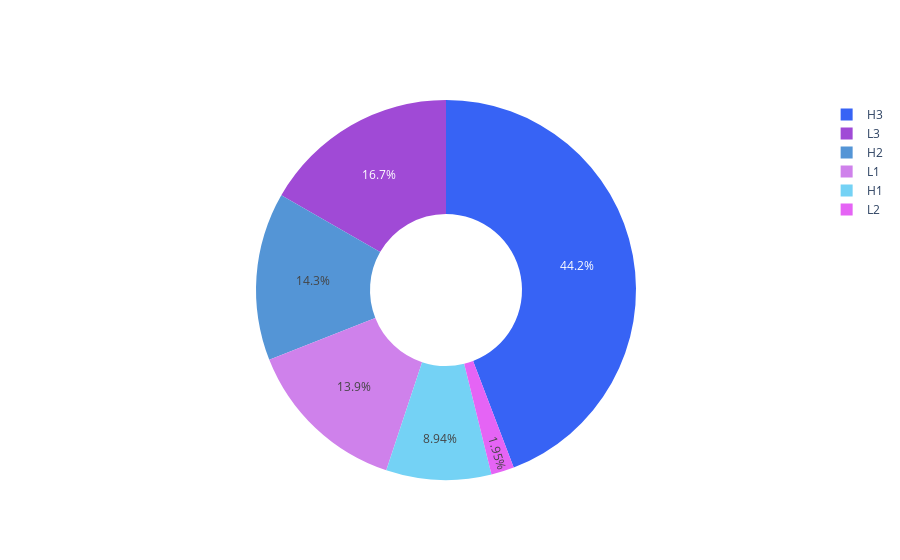

The notebook cell this image was saved under:
### Markdown cell above
### origin_of_the_carbons_from_the_biggest_hydrophobic_cluster

### Code cell
fig = go.Figure(data = go.Pie(labels = ['H1', 'H2', 'H3', 'L1', 'L2', 'L3'], 
    values = [cdr_dict_big_cluster['H1'], cdr_dict_big_cluster['H2'],
    cdr_dict_big_cluster['H3'], cdr_dict_big_cluster['L1']+cdr_dict_big_cluster['K1'],
    cdr_dict_big_cluster['L2']+cdr_dict_big_cluster['L2'],
    cdr_dict_big_cluster['L3']+cdr_dict_big_cluster['K3']], hole = .4))
fig.update_traces(marker={'colors': cdr_colors})

### Figure 1 — Plotly figure (JSON) as saved in the notebook; plotly's stock layout.template omitted (floating-point values rounded to 4 significant figures)
{"data": [{"hole": 0.4, "labels": ["H1", "H2", "H3", "L1", "L2", "L3"], "marker": {"colors": ["#74D2F5", "#5495D6", "#3763F5", "#CF81EB", "#E564F5", "#A04AD6"]}, "type": "pie", "values": [2077, 3322, 10273, 3236, 454, 3880]}], "layout": {}}
